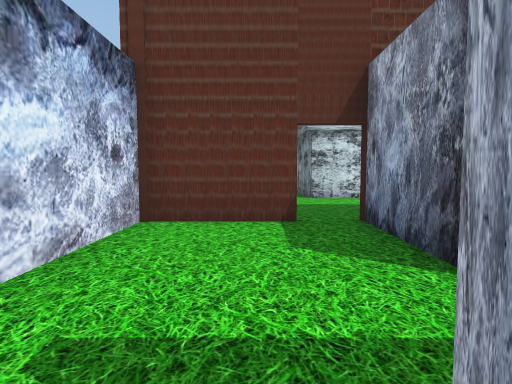
view 1 (above)

18 first-person views from a walk through a scene from a Unity 3-D project. The camera is 1.5 m above the floor, tilts 4° down and sees 75° across. The floor is counted in squares, 1.71 m on a side. Each view is taken from the middle of a square. On the plan, view 1 faces up. The plan holds only what a view shows up to about 12 squares ahead; the rest is blank. The place goes on beyond the plan. The player character is not drawn. Door leaves are left out, so doorways stand open.

view 2
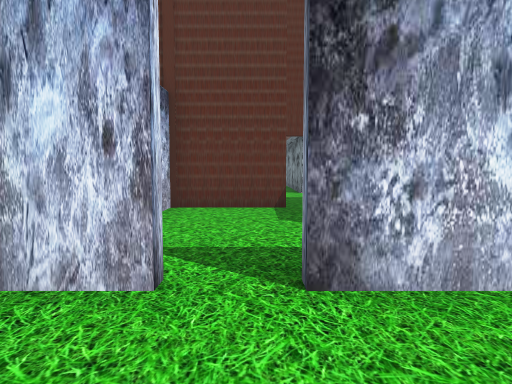

view 3
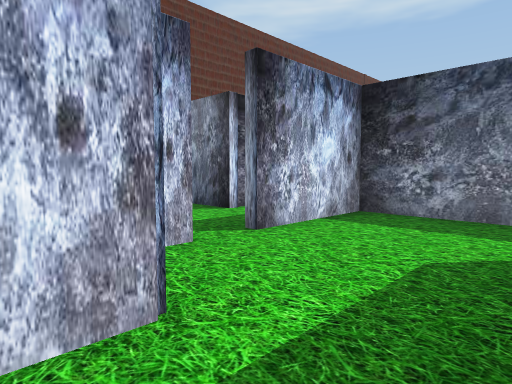

view 4
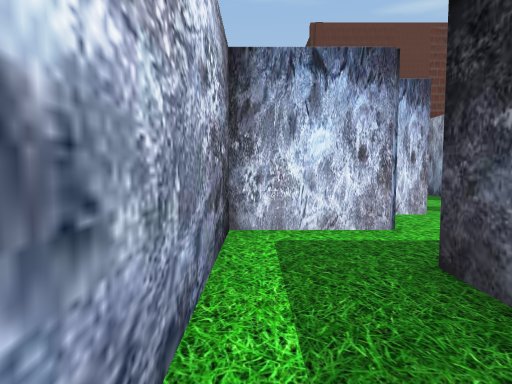

view 5
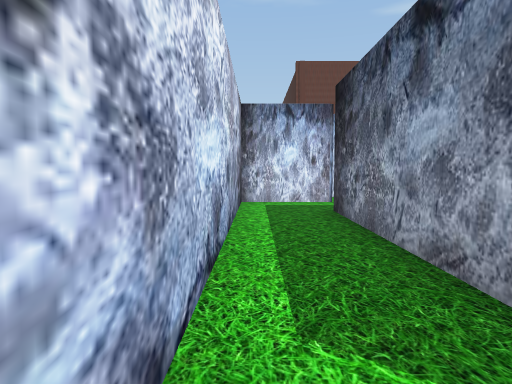

view 6
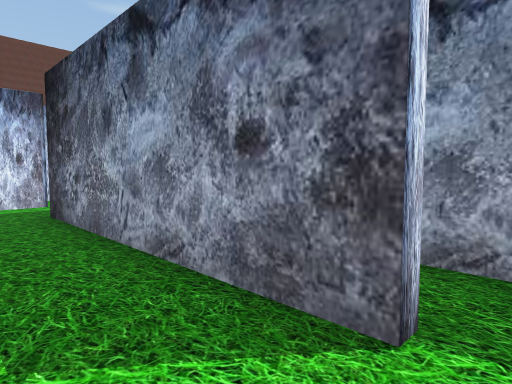

view 7
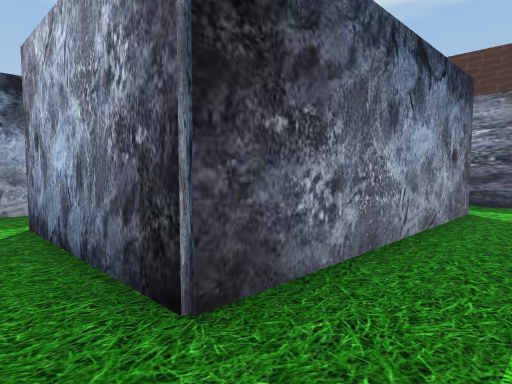

view 8
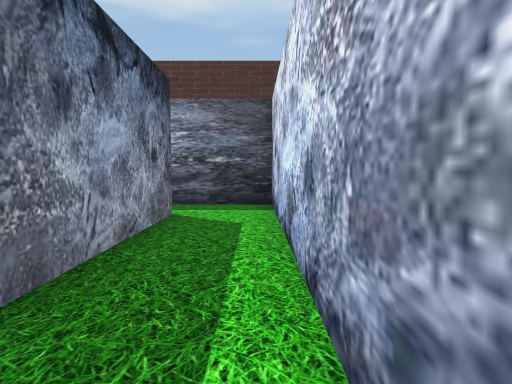

view 9
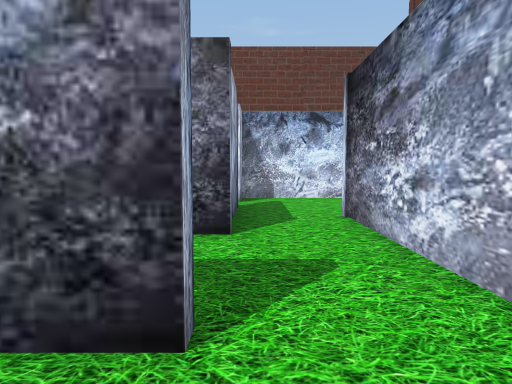

view 10
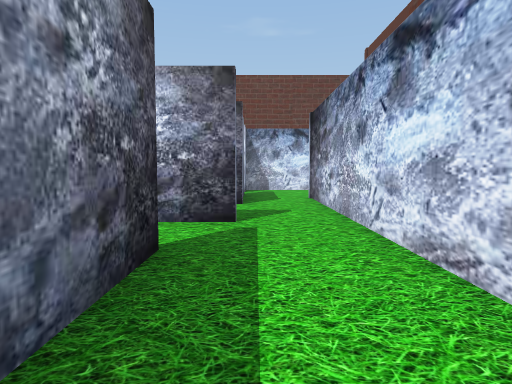

view 11
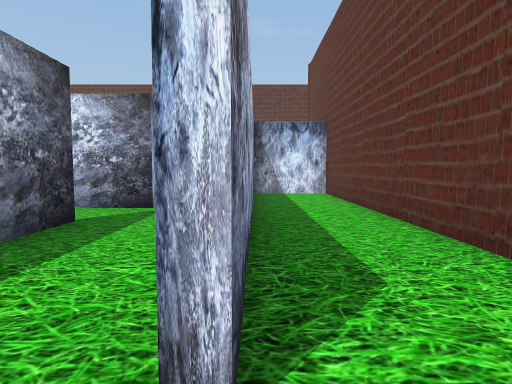

view 12
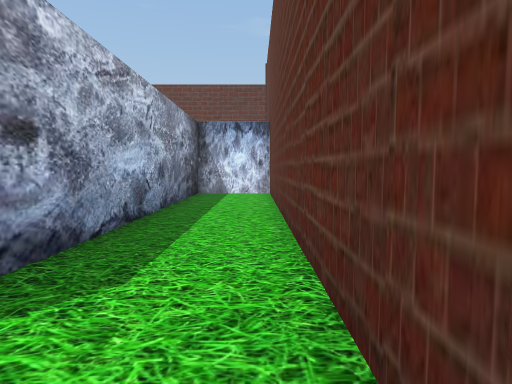

view 13
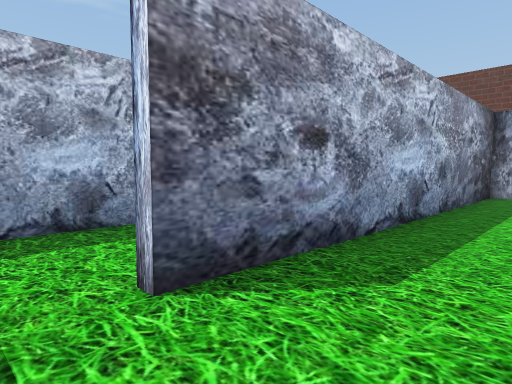

view 14
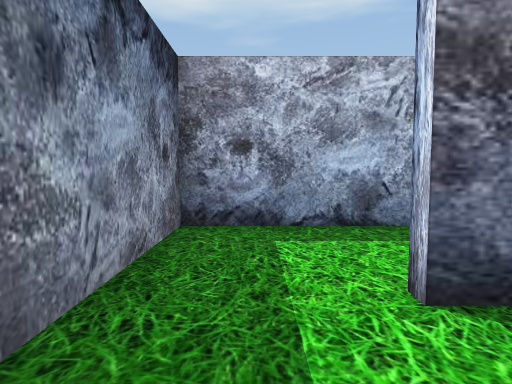

view 15
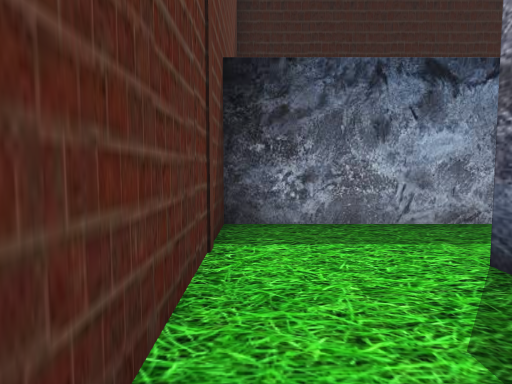

view 16
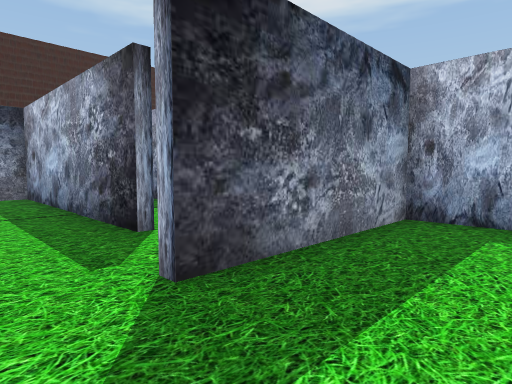

view 17
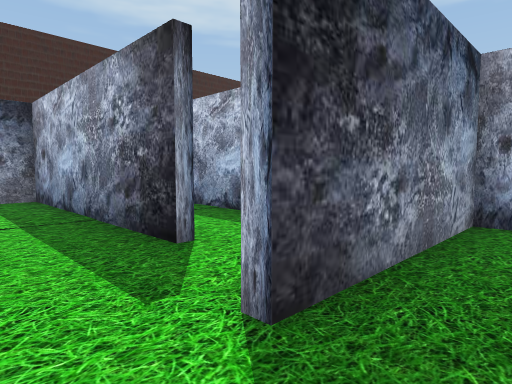

view 18
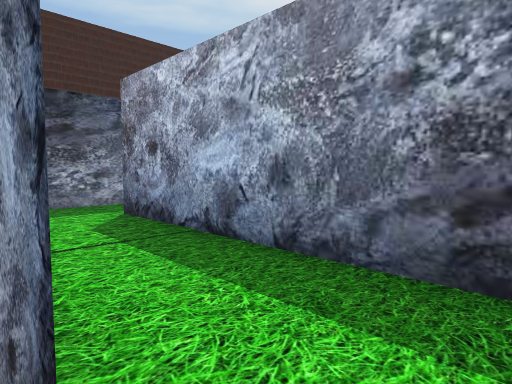

### Floor plan
Points are (right, up) in squares from view 1. A wall is a line through its corners. A room is listed if a view was taken in it or the views show most of it. See-through windows are left out.
Room 1 (views 1, 2)
walls: (-0.6, 0.3) (-1.9, 0.3); (-2.4, -3) (1.8, -3); (3.6, 0.3) (0.2, 0.3); (3.4, -3.4) (3.4, 0.3)
ways out: opening at (-2, -2) to room 2; opening at (0, 1) to room 7; opening at (2, -3)
Room 2 (views 3, 4, 5, 6, 7, 8)
walls: (-2.4, -9.5) (-2.4, -3); (-1.9, -1.3) (-4.4, -1.3) (-4.4, -11.1) (-1.9, -11.1)
ways out: opening at (-2, -2) to room 1
Room 3 (views 9, 10, 18)
walls: (9.9, 2.7) (6.5, 2.7); (8.4, -0.1) (15.2, -0.1) (15.2, 2.6); (6.5, 0.8) (6.5, -1.1)
ways out: opening at (13.5, 3) to room 4; opening at (6, 1.5) to room 5; opening at (7.5, 0) to room 6
Room 4 (views 11, 12, 13, 14, 15)
walls: (15.2, 2.6) (15.2, 5.5) (2.1, 5.5) (2, 2.9) (13, 2.9)
ways out: opening at (13.5, 3) to room 3
Room 5 (views 16, 17)
walls: (3.6, 0.7) (3.6, 0.3); (6.5, 2.7) (3.5, 2.7); (4.8, -3.9) (6.2, -3.9) (6.2, 0.8)
ways out: opening at (6, 1.5) to room 3; opening at (2.5, 2) to room 7
Room 6 (no view inside)
walls: (7.2, -2.7) (13.4, -2.7); (15.2, -3.5) (15.2, -1.8)
ways out: opening at (7.5, 0) to room 3; opening at (14, -3)
Room 7 (no view inside)
walls: (0.4, 0.7) (3.6, 0.7); (0.8, 5.5) (-1.9, 5.5) (-2, 0.7) (-1.1, 0.7); (3.5, 2.7) (1.8, 2.7) (1.8, 5.8)
ways out: opening at (0, 1) to room 1; opening at (2.5, 2) to room 5; open door at (1.5, 6)

Where each view was taken, in squares from view 1:
view 1: 0 up, 0 right, facing up
view 2: 2 down, 0 right, facing up
view 3: 3 down, 3 left, facing up-right
view 4: 6 down, 4 left, facing up
view 5: 10 down, 4 left, facing up
view 6: 10 down, 4 left, facing up-right
view 7: 2 down, 4 left, facing down-right
view 8: 3 down, 4 left, facing down
view 9: 1 up, 8 right, facing left
view 10: 1 up, 12 right, facing left
view 11: 3 up, 14 right, facing left
view 12: 5 up, 14 right, facing left
view 13: 5 up, 14 right, facing down-left
view 14: 5 up, 14 right, facing down
view 15: 5 up, 10 right, facing right
view 16: 2 up, 4 right, facing down-right
view 17: 2 up, 5 right, facing down-right
view 18: 0 up, 7 right, facing down-right
